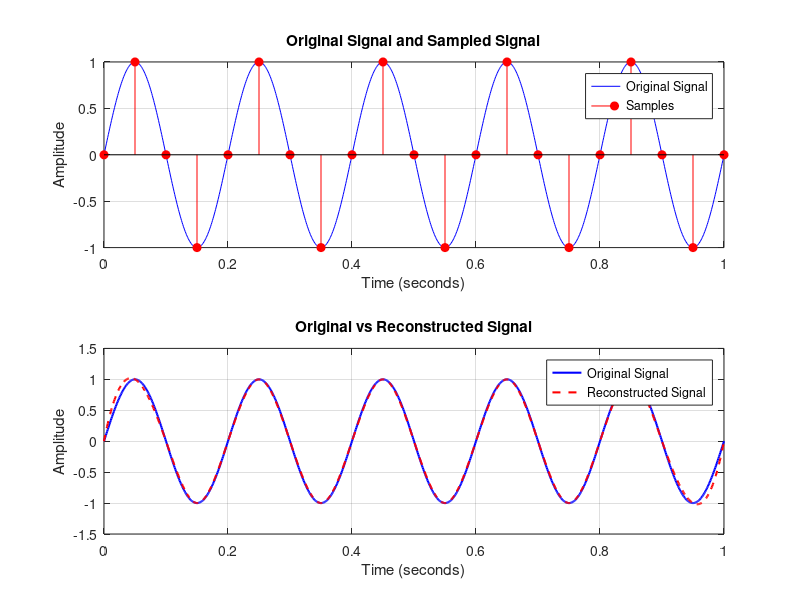

MATLAB code for this plot:

clc;
clear;
close all;


A = 1;
fm = 5;

t = 0:0.001:1;
x = A*sin(2*pi*fm*t);


Fs = 20;
Ts = 1/Fs;

ts = 0:Ts:1;
xs = A*sin(2*pi*fm*ts);


xr = interp1(ts, xs, t, 'spline');


figure;

subplot(2,1,1);
plot(t,x,'b');
hold on;
stem(ts,xs,'r','filled');
title('Original Signal and Sampled Signal');
xlabel('Time (seconds)');
ylabel('Amplitude');
legend('Original Signal','Samples');
grid on;

subplot(2,1,2);
plot(t,x,'b','LineWidth',1.5);
hold on;
plot(t,xr,'r--','LineWidth',1.5);
title('Original vs Reconstructed Signal');
xlabel('Time (seconds)');
ylabel('Amplitude');
legend('Original Signal','Reconstructed Signal');
grid on;
